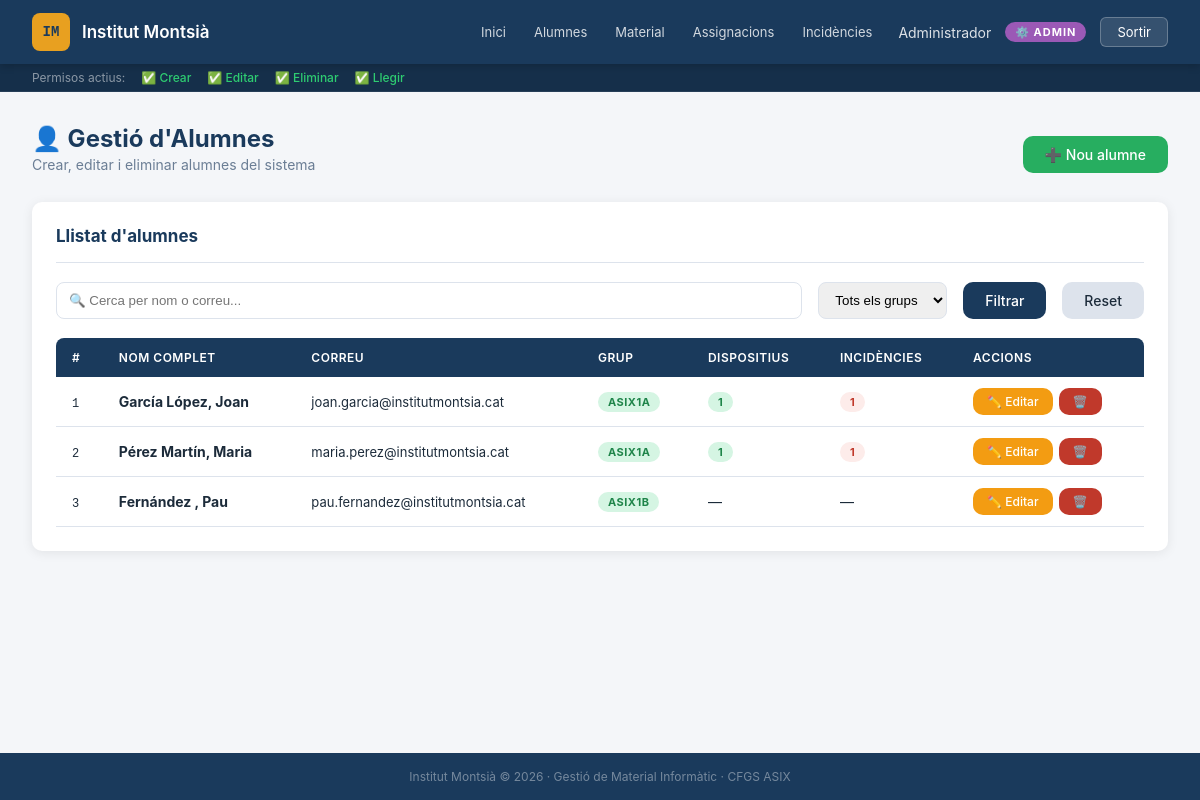
Screenshot of /institut/professor/alumnes.php (signed in) with the database file from the repository.
### tables this page shows
CREATE TABLE IF NOT EXISTS `Alumnes` (
  `id` int PRIMARY KEY AUTO_INCREMENT,
  `nom` varchar(50) NOT NULL,
  `cognom1` varchar(50) NOT NULL,
  `cognom2` varchar(50),
  `correu` varchar(50) UNIQUE NOT NULL,
  `grupClasse` varchar(10) NOT NULL
);

### institut/includes/auth.php (called while the page is built, shortened)
<?php
function potCrear(): bool {
    return in_array($_SESSION['rol'] ?? '', ROLS_CREAR);
}
function potEditar(): bool {
    return in_array($_SESSION['rol'] ?? '', ROLS_EDITAR);
}
function potEliminar(): bool {
    return in_array($_SESSION['rol'] ?? '', ROLS_ELIMINAR);
}
?>

### institut/professor/alumnes.php (the view, shortened to what this page needs)
<?php
require_once '../includes/auth.php';
$conn    = getConnexio();
$accio   = $_GET['accio']  ?? 'llistar';
$alumneEdit = null;
$dispositiusAlumne = null;
$cerca   = trim($_GET['cerca'] ?? '');
$where = "WHERE 1=1";
$query = "
    SELECT a.*,
        COUNT(DISTINCT CASE WHEN ass.dataFinal IS NULL THEN ass.id END) AS dispositius_actius,
        COUNT(DISTINCT CASE WHEN i.dataTancada IS NULL THEN i.id END) AS incidencies_obertes
    FROM Alumnes a
    LEFT JOIN Assignacions ass ON ass.idAlumne = a.id
    LEFT JOIN Incidencies  i   ON i.idAlumne   = a.id
    $where
    GROUP BY a.id
    ORDER BY a.grupClasse, a.cognom1, a.nom
";
$stmt = $conn->prepare($query);
$stmt->execute();
$alumnes = $stmt->get_result();
require_once '../includes/header.php';
?>
<div class="page-header">
    <div>
        <h2>👤 Gestió d'Alumnes</h2>
        <p>Crear, editar i eliminar alumnes del sistema</p>
    </div>
    <?php if (potCrear()): ?><a href="alumnes.php?accio=nou" class="btn btn-success">➕ Nou alumne</a><?php endif; ?>
</div>
<?php if ($accio === 'nou' || $accio === 'editar'): ?>
<div class="card">
    <div class="card-header">
        <span class="card-title"><?= $accio === 'nou' ? '➕ Nou alumne' : '✏️ Editar alumne' ?></span>
        <a href="alumnes.php" class="btn btn-sm btn-secondary">← Tornar</a>
    </div>
    <form method="POST" action="alumnes.php">
        <input type="hidden" name="accio_form" value="<?= $accio ?>">
        <?php if ($accio === 'editar'): ?>
            <input type="hidden" name="id" value="<?= $alumneEdit['id'] ?>">
        <?php endif; ?>
        <div style="display:grid; grid-template-columns:1fr 1fr; gap:1rem;">
            <div class="form-group">
                <label>Nom <span style="color:var(--danger)">*</span></label>
                <input type="text" name="nom" value="<?= htmlspecialchars($alumneEdit['nom'] ?? $_POST['nom'] ?? '') ?>" required>
            </div>
            <div class="form-group">
                <label>Primer cognom <span style="color:var(--danger)">*</span></label>
                <input type="text" name="cognom1" value="<?= htmlspecialchars($alumneEdit['cognom1'] ?? $_POST['cognom1'] ?? '') ?>" required>
            </div>
            <div class="form-group">
                <label>Segon cognom</label>
                <input type="text" name="cognom2" value="<?= htmlspecialchars($alumneEdit['cognom2'] ?? $_POST['cognom2'] ?? '') ?>">
            </div>
            <div class="form-group">
                <label>Correu electrònic <span style="color:var(--danger)">*</span></label>
                <input type="email" name="correu" value="<?= htmlspecialchars($alumneEdit['correu'] ?? $_POST['correu'] ?? '') ?>" required>
            </div>
            <div class="form-group">
                <label>Grup classe <span style="color:var(--danger)">*</span></label>
                <input type="text" name="grupClasse" maxlength="10" value="<?= htmlspecialchars($alumneEdit['grupClasse'] ?? $_POST['grupClasse'] ?? '') ?>" placeholder="Ex: ASIX1A" required>
            </div>
        </div>
        <div style="display:flex; gap:1rem; margin-top:0.5rem;">
            <button type="submit" class="btn btn-primary">
                <?= $accio === 'nou' ? '➕ Crear alumne' : '💾 Guardar canvis' ?>
            </button>
            <a href="alumnes.php" class="btn btn-secondary">Cancel·lar</a>
        </div>
    </form>
</div>
<?php if ($accio === 'editar' && $dispositiusAlumne && $dispositiusAlumne->num_rows > 0): ?>
<div class="card">
    <div class="card-header">
        <span class="card-title">💻 Dispositius assignats</span>
    </div>
    <div class="table-wrapper">
        <table>
            <thead>
                <tr><th>Tipus</th><th>Model</th><th>Inventari</th><th>Inici</th><th>Fi</th><th>Incidència</th></tr>
            </thead>
            <tbody>
            <?php while ($dev = $dispositiusAlumne->fetch_assoc()): ?>
                <tr>
                    <td><?= htmlspecialchars($dev['tipus']) ?></td>
                    <td><?= htmlspecialchars($dev['model']) ?></td>
                    <td><span style="font-family:'DM Mono',monospace;font-size:12px;"><?= htmlspecialchars($dev['idInventari'] ?? '—') ?></span></td>
                    <td><?= $dev['dataInici'] ?></td>
                    <td><?= $dev['dataFinal'] ?? '<span class="badge badge-ok">Actiu</span>' ?></td>
                    <td>
                        <?php if ($dev['idInc']): ?>
                            <span class="badge badge-danger">⚠️ <?= htmlspecialchars($dev['estat'] ?? 'Oberta') ?></span>
                        <?php else: ?>
                            <span class="badge badge-ok">Cap</span>
                        <?php endif; ?>
                    </td>
                </tr>
            <?php endwhile; ?>
            </tbody>
        </table>
    </div>
</div>
<?php endif; ?>
<?php else: ?>
<div class="card">
    <div class="card-header">
        <span class="card-title">Llistat d'alumnes</span>
    </div>
    <form method="GET" action="alumnes.php" style="display:flex; gap:1rem; margin-bottom:1.2rem; flex-wrap:wrap;">
        <input type="text" name="cerca" value="<?= htmlspecialchars($cerca) ?>" placeholder="🔍 Cerca per nom o correu..." style="flex:1; min-width:200px; padding:8px 12px; border:1.5px solid var(--border); border-radius:8px; font-family:'DM Sans',sans-serif;">
        <select name="grup" style="padding:8px 12px; border:1.5px solid var(--border); border-radius:8px; font-family:'DM Sans',sans-serif;">
            <option value="">Tots els grups</option>
        </select>
        <button type="submit" class="btn btn-primary">Filtrar</button>
        <a href="alumnes.php" class="btn btn-secondary">Reset</a>
    </form>
    <div class="table-wrapper">
        <table>
            <thead>
                <tr>
                    <th>#</th>
                    <th>Nom complet</th>
                    <th>Correu</th>
                    <th>Grup</th>
                    <th>Dispositius</th>
                    <th>Incidències</th>
                    <th>Accions</th>
                </tr>
            </thead>
            <tbody>
            <?php if ($alumnes->num_rows === 0): ?>
                <tr><td colspan="7" style="text-align:center;color:var(--text-muted);padding:2rem;">Cap alumne trobat.</td></tr>
            <?php else: ?>
            <?php while ($a = $alumnes->fetch_assoc()): ?>
                <tr>
                    <td><span style="font-family:'DM Mono',monospace;font-size:12px;"><?= $a['id'] ?></span></td>
                    <td><strong><?= htmlspecialchars($a['cognom1'] . ' ' . ($a['cognom2'] ?? '') . ', ' . $a['nom']) ?></strong></td>
                    <td style="font-size:13px;"><?= htmlspecialchars($a['correu']) ?></td>
                    <td><span class="badge badge-ok"><?= htmlspecialchars($a['grupClasse']) ?></span></td>
                    <td><?= $a['dispositius_actius'] > 0 ? '<span class="badge badge-ok">'.$a['dispositius_actius'].'</span>' : '—' ?></td>
                    <td><?= $a['incidencies_obertes'] > 0 ? '<span class="badge badge-danger">'.$a['incidencies_obertes'].'</span>' : '—' ?></td>
                    <td>
                        <div style="display:flex;gap:6px;">
                            <?php if (potEditar()): ?>
                            <a href="alumnes.php?accio=editar&id=<?= $a['id'] ?>" class="btn btn-sm btn-warning">✏️ Editar</a>
                            <?php endif; ?>
                            <?php if (potEliminar()): ?>
                            <a href="alumnes.php?accio=eliminar&id=<?= $a['id'] ?>"
                               class="btn btn-sm btn-danger"
                               onclick="return confirm('Segur que vols eliminar aquest alumne?')">🗑️</a>
                            <?php endif; ?>
                        </div>
                    </td>
                </tr>
            <?php endwhile; ?>
            <?php endif; ?>
            </tbody>
        </table>
    </div>
</div>
<?php endif; ?>
<?php require_once '../includes/footer.php'; ?>

### institut/assets/style.css (style rules this page uses)
:root { --primary: #1a3a5c; --primary-light: #2460a0; --accent: #e8a020; --danger: #c0392b; --success: #27ae60; --warning: #f39c12; --bg: #f4f6f9; --surface: #ffffff; --border: #dde3ec; --text: #1c2b3a; --text-muted: #6b7e95; --radius: 10px; --shadow: 0 2px 12px rgba(0,0,0,0.08); --shadow-lg: 0 8px 32px rgba(0,0,0,0.13); --font: -apple-system, BlinkMacSystemFont, 'Segoe UI', Roboto, Arial, sans-serif; --font-mono: 'Courier New', Courier, monospace; }
* { box-sizing: border-box; margin: 0; padding: 0; font-family: var(--font); }
body { background: var(--bg); color: var(--text); min-height: 100vh; display: flex; flex-direction: column; }
.btn { display: inline-flex; align-items: center; gap: 6px; padding: 10px 22px; border-radius: var(--radius); font-size: 14px; font-weight: 500; border: none; cursor: pointer; text-decoration: none; transition: all 0.2s; }
.btn-primary { background: var(--primary); color: white; }
.btn-success { background: var(--success); color: white; }
.btn-danger { background: var(--danger); color: white; }
.btn-warning { background: var(--warning); color: white; }
.btn-secondary { background: var(--border); color: var(--text); }
.btn-sm { padding: 6px 14px; font-size: 12px; }
.card { background: var(--surface); border-radius: var(--radius); box-shadow: var(--shadow); padding: 1.5rem; margin-bottom: 1.5rem; }
.card-header { display: flex; justify-content: space-between; align-items: center; margin-bottom: 1.2rem; padding-bottom: 1rem; border-bottom: 1px solid var(--border); }
.card-title { font-size: 17px; font-weight: 700; color: var(--primary); }
.table-wrapper { overflow-x: auto; }
table { width: 100%; border-collapse: collapse; font-size: 14px; }
thead th { background: var(--primary); color: white; padding: 12px 16px; text-align: left; font-size: 12px; font-weight: 600; text-transform: uppercase; letter-spacing: 0.5px; }
thead th:first-child { border-radius: 8px 0 0 0; }
thead th:last-child { border-radius: 0 8px 0 0; }
tbody tr { border-bottom: 1px solid var(--border); transition: background 0.15s; }
tbody td { padding: 11px 16px; }
.page-header { margin-bottom: 1.8rem; display: flex; justify-content: space-between; align-items: flex-end; flex-wrap: wrap; gap: 1rem; }
.page-header h2 { font-size: 24px; font-weight: 700; color: var(--primary); }
.page-header p { font-size: 14px; color: var(--text-muted); margin-top: 3px; }
.badge { display: inline-block; padding: 3px 10px; border-radius: 20px; font-size: 11px; font-weight: 700; text-transform: uppercase; letter-spacing: 0.5px; }
.badge-ok { background: #d5f5e3; color: #1e8449; }
.badge-danger { background: #fdecea; color: var(--danger); }
[style*="monospace"], .font-mono { font-family: var(--font-mono) !important; }

### institut/includes/header.php (style rules this page uses)
body { font-family: -apple-system, BlinkMacSystemFont, 'Segoe UI', Roboto, sans-serif; }

### rows the page displays
alumnes: id "1", cognom1+cognom2+nom "García López, Joan", correu "joan.garcia@institutmontsia.cat", grupClasse "ASIX1A", dispositius_actius "1", incidencies_obertes "1"
alumnes: id "2", cognom1+cognom2+nom "Pérez Martín, Maria", correu "maria.perez@institutmontsia.cat", grupClasse "ASIX1A", dispositius_actius "1", incidencies_obertes "1"
alumnes: id "3", cognom1+cognom2+nom "Fernández , Pau", correu "pau.fernandez@institutmontsia.cat", grupClasse "ASIX1B"

### other values shown
$_SESSION['nom'] "Administrador"
getNomRol() "⚙️ ADMIN"
